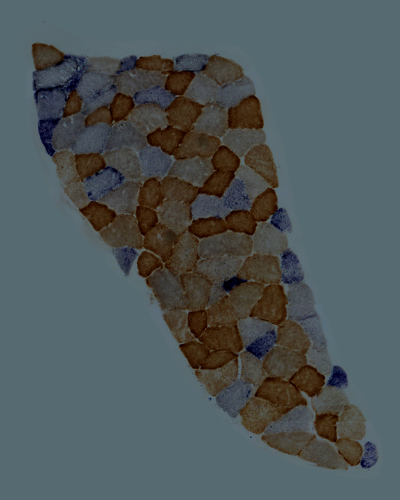
#> input picture S007_clr_br.png, 400 x 500 px
$ python h_testing.py
#> lines starting #> are read from the running program, lines starting #| are printed output that depends on the picture
import cv2
import numpy as np
from PIL import Image
from tabulate import tabulate
import test_alignment as test
import test_quality as quality

MAX_FEATURES = 500


def alignORB(im1, im2, out1, percent):
    # Convert images to grayscale
    im1Gray = cv2.cvtColor(im1, cv2.COLOR_BGR2GRAY)
    im2Gray = cv2.cvtColor(im2, cv2.COLOR_BGR2GRAY)

    # Detect ORB features and compute descriptor
    orb = cv2.ORB_create(MAX_FEATURES)
    keypoints1, descriptors1 = orb.detectAndCompute(im1Gray, None)
    keypoints2, descriptors2 = orb.detectAndCompute(im2Gray, None)

    # Detect ORB features and compute descriptor
    # image1_o = cv2.drawKeypoints(im1Gray, keypoints1, None, color=(0,255,0), flags=0)
    # image2_o = cv2.drawKeypoints(im2Gray, keypoints2, None, color=(0,255,0), flags=0)

    # Show features detected by ORB
    # plt.imshow(image1_o),plt.show()
    # plt.imshow(image2_o),plt.show()

    # Match features
    matcher = cv2.DescriptorMatcher_create(cv2.DESCRIPTOR_MATCHER_BRUTEFORCE_HAMMING)
    matches = matcher.match(descriptors1, descriptors2, None)

    # Sort matches by score
    matches.sort(key=lambda x: x.distance, reverse=False)

    # Remove not so good matches
    numGoodMatches = int(len(matches) * percent)
    matches = matches[:numGoodMatches]

    print("Number of good matches found: ", len(matches))

    # Draw top matches
    imMatches = cv2.drawMatches(im1, keypoints1, im2, keypoints2, matches, None)
    matchesFilename = out1
    cv2.imwrite(matchesFilename, imMatches)

    # Extract location of good matches
    points1 = np.zeros((len(matches), 2), dtype=np.float32)
    points2 = np.zeros((len(matches), 2), dtype=np.float32)

    for i, match in enumerate(matches):
        points1[i, :] = keypoints1[match.queryIdx].pt
        points2[i, :] = keypoints2[match.trainIdx].pt

    # Find homography
    h, status = cv2.findHomography(points1, points2, cv2.RANSAC)
    return(h)

def warpImage(im,h):
    # Use homography
    height, width, channels = im.shape
    imReg = cv2.warpPerspective(im, h, (width, height))  # warping im3 with h from im1 and im2 matching
    return(imReg)

refFilename = "S007_clr_br.png" #reference image
imFilename = "S008_clr_br.png"  #target image
applyFile = "Conor.jpg" # image to be applied
ref = cv2.imread(refFilename, cv2.IMREAD_COLOR)
#> ref is the input picture: shape (500, 400, 3); mean B, G, R 89.9, 88.1, 78.4
tar = cv2.imread(imFilename, cv2.IMREAD_COLOR)
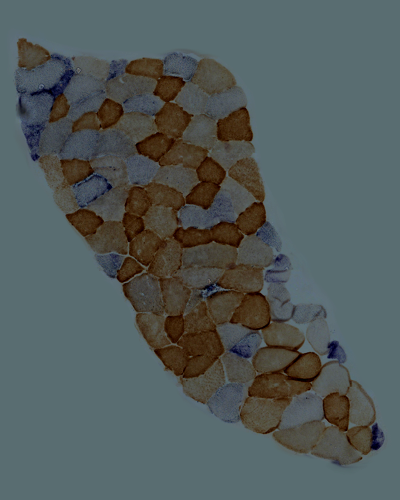
#> input picture S008_clr_br.png, 400 x 500 px
#> tar is the input picture: shape (500, 400, 3); mean B, G, R 91, 91.7, 82
app = cv2.imread(applyFile, cv2.IMREAD_COLOR)
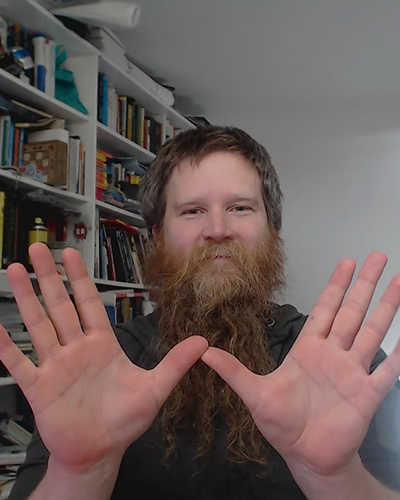
#> input picture Conor.jpg, 400 x 500 px
#> app is the input picture: shape (500, 400, 3); mean B, G, R 88.6, 91.5, 107.3
conorbig = cv2.imread("ConorBig.jpg", cv2.IMREAD_COLOR)
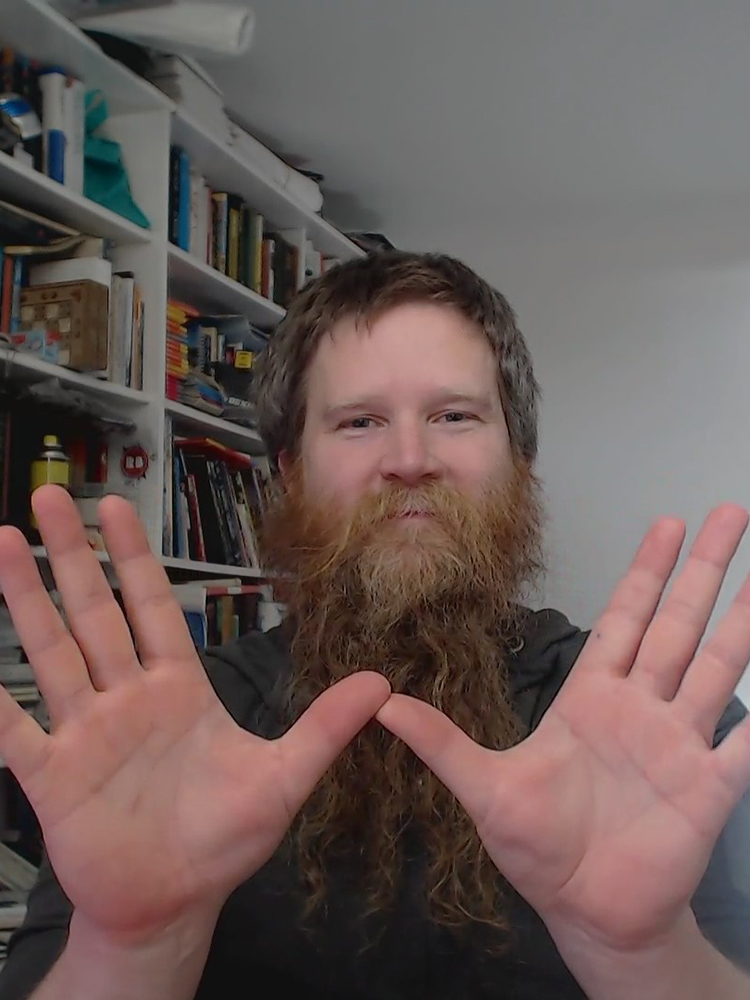
#> input picture ConorBig.jpg, 750 x 1000 px
#> conorbig is the input picture: shape (1000, 750, 3); mean B, G, R 87.9, 91.1, 107.7

percent = 0.2 ## Good Match Percent
### Name the id of output image
para = str(percent).replace(".", "")
# Change the name tag for different attempts
file_id = "h%s"%para

matchFilename = "matches_%s.jpg" %file_id  # features matching image
outFilename = "aligned_%s.jpg" %file_id #aligned image
align_h = alignORB(ref, tar, matchFilename, percent)
#> in alignORB, `im1Gray = cv2.cvtColor(im1, cv2.COLOR_BGR2GRAY)`:
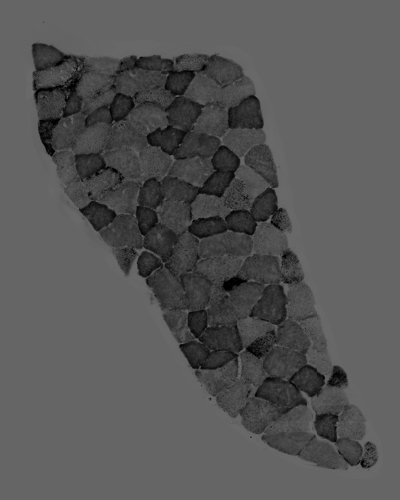
#> im1Gray: shape (500, 400); min 0, max 109, mean 85.5
#> in alignORB, `im2Gray = cv2.cvtColor(im2, cv2.COLOR_BGR2GRAY)`:
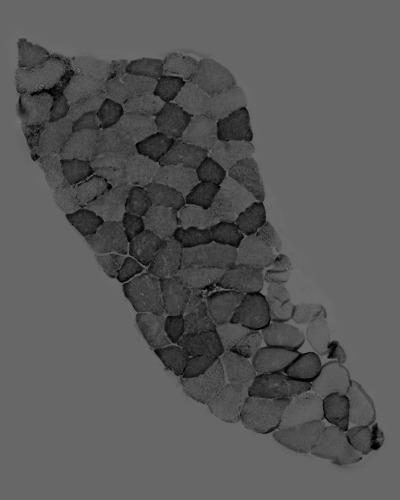
#> im2Gray: shape (500, 400); min 0, max 121, mean 88.4
#> in alignORB, `keypoints1, descriptors1 = orb.detectAndCompute(im1Gray, None)`: keypoints1 = 500 keypoints; strongest (x, y, size): (363, 465, 31), (180, 346, 31), (359, 465, 31), (180, 347, 37.2)
#> in alignORB, `keypoints2, descriptors2 = orb.detectAndCompute(im2Gray, None)`: keypoints2 = 500 keypoints; strongest (x, y, size): (299, 350, 31), (299, 349, 37.2), (300, 354, 37.2), (329, 356, 37.2)
#> in alignORB, `matches = matcher.match(descriptors1, descriptors2, None)`: matches = 500 matches
#> (the run stopped early here; a loop or call above may not have finished)
